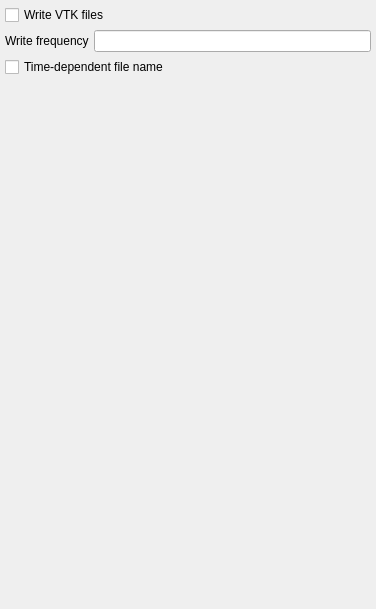
<?xml version="1.0" encoding="UTF-8"?>
<ui version="4.0">
 <class>vtk</class>
 <widget class="QWidget" name="vtk">
  <property name="geometry">
   <rect>
    <x>0</x>
    <y>0</y>
    <width>376</width>
    <height>609</height>
   </rect>
  </property>
  <property name="windowTitle">
   <string>VTK</string>
  </property>
  <layout class="QGridLayout" name="gridLayout">
   <property name="margin">
    <number>5</number>
   </property>
   <property name="spacing">
    <number>5</number>
   </property>
   <item row="2" column="0" colspan="2">
    <widget class="CheckBox" name="checkbox_keyword_time_dependent_filename">
     <property name="text">
      <string>Time-dependent file name</string>
     </property>
    </widget>
   </item>
   <item row="1" column="1">
    <widget class="LineEdit" name="lineedit_keyword_vtk_dt">
     <property name="text">
      <string/>
     </property>
    </widget>
   </item>
   <item row="1" column="0">
    <widget class="QLabel" name="label_9">
     <property name="text">
      <string>Write frequency</string>
     </property>
    </widget>
   </item>
   <item row="3" column="0">
    <spacer name="verticalSpacer">
     <property name="orientation">
      <enum>Qt::Vertical</enum>
     </property>
     <property name="sizeHint" stdset="0">
      <size>
       <width>20</width>
       <height>40</height>
      </size>
     </property>
    </spacer>
   </item>
   <item row="0" column="0" colspan="2">
    <widget class="CheckBox" name="checkbox_keyword_write_vtk_files">
     <property name="text">
      <string>Write VTK files</string>
     </property>
    </widget>
   </item>
  </layout>
 </widget>
 <customwidgets>
  <customwidget>
   <class>CheckBox</class>
   <extends>QCheckBox</extends>
   <header>mfix.widgets.base</header>
  </customwidget>
  <customwidget>
   <class>LineEdit</class>
   <extends>QLineEdit</extends>
   <header>mfix.widgets.base</header>
  </customwidget>
 </customwidgets>
 <resources/>
 <connections/>
</ui>
